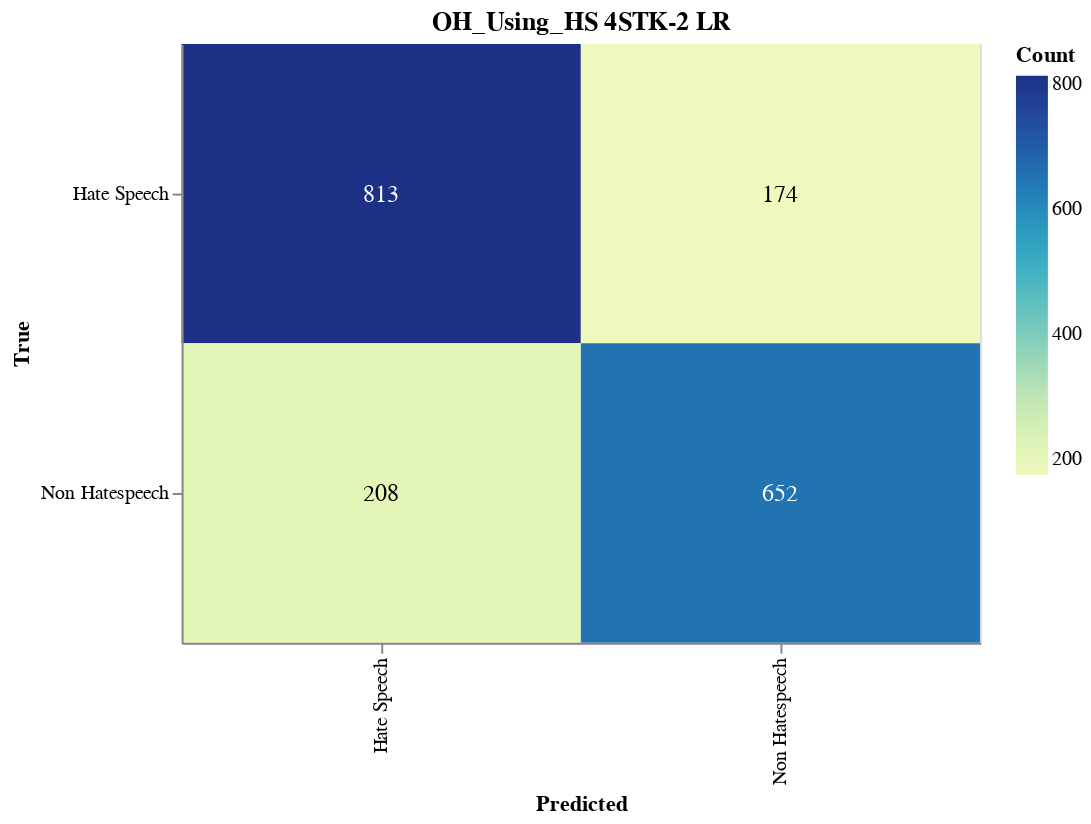

Source (notebook cell):
### Markdown cell above
#### Save CM

### Code cell
import altair as alt
import altair_saver
import pandas as pd
from sklearn.metrics import confusion_matrix

# Calculate the confusion matrix
cm = confusion_matrix(y_val, adjusted_predictions)

# Define class names
class_names = ['Hate Speech', 'Non Hatespeech']

# Convert confusion matrix to DataFrame
cm_df = pd.DataFrame(cm, index=class_names, columns=class_names).reset_index().melt(id_vars='index')
cm_df.columns = ['True', 'Predicted', 'Count']

# Ensure the order of categories
cm_df['True'] = pd.Categorical(cm_df['True'], categories=class_names, ordered=True)
cm_df['Predicted'] = pd.Categorical(cm_df['Predicted'], categories=class_names, ordered=True)

# Create the Altair plot
heatmap = alt.Chart(cm_df).mark_rect().encode(
    x=alt.X('Predicted:O', sort=class_names),
    y=alt.Y('True:O', sort=class_names),
    color='Count:Q',
    tooltip=['True', 'Predicted', 'Count']
).properties(
    width=400,
    height=300,
    title='OF_Using_FIRE 4STK-2 LR'
)

# Add text labels
text = heatmap.mark_text(
    align='center',
    baseline='middle',
    fontSize=12
).encode(
    text='Count:Q',
    color=alt.condition(
        alt.datum.Count > cm.max() / 2,
        alt.value('white'),
        alt.value('black')
    )
)

# Combine heatmap and text
final_chart = heatmap + text

# Display the plot
final_chart.show()

### Figure 1 — Vega-Lite specification as saved in the notebook (floating-point values rounded to 4 significant figures)
{"config": {"view": {"continuousWidth": 300, "continuousHeight": 300}}, "layer": [{"mark": {"type": "rect"}, "encoding": {"color": {"field": "Count", "type": "quantitative"}, "tooltip": [{"field": "True", "type": "ordinal"}, {"field": "Predicted", "type": "ordinal"}, {"field": "Count", "type": "quantitative"}], "x": {"field": "Predicted", "sort": ["Hate Speech", "Non Hatespeech"], "type": "ordinal"}, "y": {"field": "True", "sort": ["Hate Speech", "Non Hatespeech"], "type": "ordinal"}}, "title": "OH_Using_HS 4STK-2 LR"}, {"mark": {"type": "text", "align": "center", "baseline": "middle", "fontSize": 12}, "encoding": {"color": {"condition": {"test": "(datum.Count > 406.5)", "value": "white"}, "value": "black"}, "text": {"field": "Count", "type": "quantitative"}, "tooltip": [{"field": "True", "type": "ordinal"}, {"field": "Predicted", "type": "ordinal"}, {"field": "Count", "type": "quantitative"}], "x": {"field": "Predicted", "sort": ["Hate Speech", "Non Hatespeech"], "type": "ordinal"}, "y": {"field": "True", "sort": ["Hate Speech", "Non Hatespeech"], "type": "ordinal"}}, "title": "OH_Using_HS 4STK-2 LR"}], "data": {"name": "data-40186b194eba054fe4c41a66f71f7d5f"}, "height": 300, "width": 400, "$schema": "https://vega.github.io/schema/vega-lite/v5.17.0.json", "datasets": {"data-40186b194eba054fe4c41a66f71f7d5f": [{"True": "Hate Speech", "Predicted": "Hate Speech", "Count": 813}, {"True": "Non Hatespeech", "Predicted": "Hate Speech", "Count": 208}, {"True": "Hate Speech", "Predicted": "Non Hatespeech", "Count": 174}, {"True": "Non Hatespeech", "Predicted": "Non Hatespeech", "Count": 652}]}}
